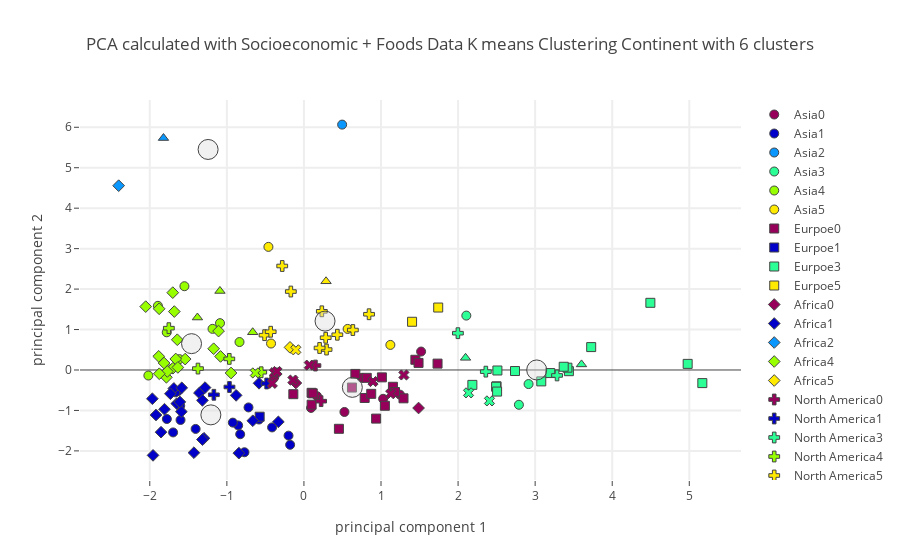

Notebook cell for this chart:
### Code cell
plot_plotly(socio_pca_dropped_df,"Continent",continent_centers_socio,6,"Socioeconomic + Foods",'')

### Figure 1 — Plotly figure (JSON) as saved in the notebook; plotly's stock layout.template omitted (floating-point values rounded to 4 significant figures)
{"data": [{"marker": {"color": "rgb(150,0,90)", "line": {"width": 1}, "size": 9, "symbol": 0}, "mode": "markers", "name": "Asia0", "text": ["Armenia", "Brunei Darussalam", "China, mainland", "Kazakhstan", "Mongolia", "Oman", "Saudi Arabia", "United Arab Emirates"], "type": "scatter", "uid": "82f9a759-a735-4a7e-9fec-165e546a7763", "x": [0.09279, 1.52, -0.3854, 1.028, 0.1701, 0.7516, 0.5257, 1.246], "y": [-0.9383, 0.4556, -0.1792, -0.7117, -0.6468, -0.1935, -1.038, -0.6096]}, {"marker": {"color": "rgb(0,0,200)", "line": {"width": 1}, "size": 9, "symbol": 0}, "mode": "markers", "name": "Asia1", "text": ["Afghanistan", "Azerbaijan", "Georgia", "India", "Iran (Islamic Republic of)", "Iraq", "Jordan", "Kyrgyzstan", "Lao People's Democratic Republic", "Nepal", "Pakistan", "Tajikistan", "Turkey", "Turkmenistan", "Uzbekistan", "Yemen"], "type": "scatter", "uid": "33e1c464-d210-4b5b-a27a-2ea7573263a5", "x": [-1.697, -0.7716, -0.8532, -1.634, -0.9224, -1.405, -0.5828, -0.4132, -1.667, -1.779, -0.7191, -1.605, -0.1997, -0.1789, -0.8269, -1.601], "y": [-1.543, -2.033, -1.37, -0.5239, -1.301, -1.457, -1.224, -1.42, -0.5517, -1.212, -0.9256, -0.8857, -1.623, -1.849, -1.588, -1.236]}, {"marker": {"color": "rgb(10,152,255)", "line": {"width": 1}, "size": 9, "symbol": 0}, "mode": "markers", "name": "Asia2", "text": ["Maldives"], "type": "scatter", "uid": "25bdc492-85a0-4989-a721-d75578056a7e", "x": [0.4958], "y": [6.065]}, {"marker": {"color": "rgb(44,255,150)", "line": {"width": 1}, "size": 9, "symbol": 0}, "mode": "markers", "name": "Asia3", "text": ["Israel", "Japan", "Kuwait"], "type": "scatter", "uid": "4efbc0df-1a9b-43f1-ba71-eaf1b39d42f7", "x": [2.915, 2.107, 2.789], "y": [-0.3477, 1.345, -0.8598]}, {"marker": {"color": "rgb(151,255,0)", "line": {"width": 1}, "size": 9, "symbol": 0}, "mode": "markers", "name": "Asia4", "text": ["Bangladesh", "Cambodia", "Indonesia", "Myanmar", "Philippines", "Sri Lanka", "Thailand", "Timor-Leste", "Viet Nam"], "type": "scatter", "uid": "a61d5b6e-ef10-4d1f-ad45-783be70f8b20", "x": [-2.018, -1.616, -1.78, -0.8358, -1.55, -1.894, -1.089, -1.713, -1.186], "y": [-0.1371, 0.268, 0.9317, 0.691, 2.071, 1.586, 1.158, 0.02994, 1.016]}, {"marker": {"color": "rgb(255,234,0)", "line": {"width": 1}, "size": 9, "symbol": 0}, "mode": "markers", "name": "Asia5", "text": ["Cyprus", "Lebanon", "Malaysia", "Republic of Korea"], "type": "scatter", "uid": "c1f6b94e-35c2-4954-a8ac-38e92abc28ad", "x": [1.121, -0.4267, -0.4608, 0.567], "y": [0.6197, 0.6543, 3.043, 1.015]}, {"marker": {"color": "rgb(150,0,90)", "line": {"width": 1}, "size": 9, "symbol": 1}, "mode": "markers", "name": "Eurpoe0", "text": ["Albania", "Belarus", "Bulgaria", "Croatia", "Czechia", "Estonia", "Greece", "Hungary", "Italy", "Latvia", "Lithuania", "Montenegro", "Poland", "Romania", "Russian Federation", "Serbia", "Slovakia", "Slovenia", "Ukraine"], "type": "scatter", "uid": "83252cf2-cafd-4970-9cc1-191b922d3c40", "x": [0.9365, 1.012, 0.1, 0.6674, 1.155, 1.05, 1.446, 0.6233, 1.487, 0.8152, 1.734, 1.292, 0.7881, 0.4538, 0.8732, -0.1376, 0.0993, 1.182, 0.1144], "y": [-1.202, -0.1822, -0.8579, -0.09693, -0.4149, -0.8846, 0.2527, -0.4345, 0.1751, -0.1941, 0.1574, -0.7003, -0.6921, -1.454, -0.5896, -0.5981, -0.5645, -0.5447, -0.5779]}, {"marker": {"color": "rgb(0,0,200)", "line": {"width": 1}, "size": 9, "symbol": 1}, "mode": "markers", "name": "Eurpoe1", "text": ["Bosnia and Herzegovina"], "type": "scatter", "uid": "025f4f0e-f0da-40b8-9053-fb1c3b3a395e", "x": [-0.5742], "y": [-1.155]}, {"marker": {"color": "rgb(10,152,255)", "line": {"width": 1}, "size": 9, "symbol": 1}, "mode": "markers", "name": "Eurpoe2", "text": [], "type": "scatter", "uid": "2a067d04-4c76-406f-88c4-dc0b94ca9edc", "x": [], "y": []}, {"marker": {"color": "rgb(44,255,150)", "line": {"width": 1}, "size": 9, "symbol": 1}, "mode": "markers", "name": "Eurpoe3", "text": ["Austria", "Belgium", "Denmark", "Finland", "France", "Germany", "Iceland", "Ireland", "Luxembourg", "Malta", "Netherlands", "Norway", "Sweden", "Switzerland", "United Kingdom"], "type": "scatter", "uid": "932826e1-3a59-4db1-9a40-9fba905ea45b", "x": [2.499, 5.169, 2.739, 3.08, 2.51, 2.494, 4.495, 2.506, 4.979, 3.438, 3.419, 3.727, 3.371, 3.196, 2.185], "y": [-0.4041, -0.3243, -0.0258, -0.2819, -0.01235, -0.4146, 1.66, -0.5334, 0.1507, -0.02945, 0.0571, 0.5664, 0.07984, -0.07609, -0.3679]}, {"marker": {"color": "rgb(151,255,0)", "line": {"width": 1}, "size": 9, "symbol": 1}, "mode": "markers", "name": "Eurpoe4", "text": [], "type": "scatter", "uid": "6253024e-abf3-4885-87e1-5f7f6535abc8", "x": [], "y": []}, {"marker": {"color": "rgb(255,234,0)", "line": {"width": 1}, "size": 9, "symbol": 1}, "mode": "markers", "name": "Eurpoe5", "text": ["Portugal", "Spain"], "type": "scatter", "uid": "cb4af3e0-c246-45f2-9396-47999bc357b2", "x": [1.403, 1.742], "y": [1.192, 1.544]}, {"marker": {"color": "rgb(150,0,90)", "line": {"width": 1}, "size": 9, "symbol": 2}, "mode": "markers", "name": "Africa0", "text": ["Mauritius", "Sudan"], "type": "scatter", "uid": "b42106d5-6ecb-433c-937a-0e48a4db1e67", "x": [-0.1048, 1.487], "y": [-0.3221, -0.94]}, {"marker": {"color": "rgb(0,0,200)", "line": {"width": 1}, "size": 9, "symbol": 2}, "mode": "markers", "name": "Africa1", "text": ["Algeria", "Botswana", "Burkina Faso", "Cabo Verde", "Chad", "Egypt", "Ethiopia", "Gambia", "Kenya", "Lesotho", "Madagascar", "Malawi", "Mali", "Mauritania", "Morocco", "Niger", "Senegal", "South Africa", "Eswatini", "Tunisia", "Zambia", "Zimbabwe"], "type": "scatter", "uid": "57fe17b5-0875-4dd2-8f0e-9a14e63ed403", "x": [-0.8441, -0.8796, -1.854, -0.5825, -1.809, -1.427, -1.92, -1.65, -1.356, -1.958, -1.688, -1.967, -1.297, -0.6634, -1.317, -1.59, -1.585, -0.3317, -1.317, -1.283, -1.733, -1.61], "y": [-2.056, -0.6274, -1.537, -0.3287, -0.97, -2.044, -1.113, -0.8311, -0.5668, -2.111, -0.4558, -0.7106, -1.688, -1.255, -1.719, -1.03, -0.4406, -1.282, -0.7509, -0.4353, -0.5874, -0.7892]}, {"marker": {"color": "rgb(10,152,255)", "line": {"width": 1}, "size": 9, "symbol": 2}, "mode": "markers", "name": "Africa2", "text": ["Sao Tome and Principe"], "type": "scatter", "uid": "41f88c20-5eb4-4e3b-b330-3bb956f9c9db", "x": [-2.404], "y": [4.556]}, {"marker": {"color": "rgb(44,255,150)", "line": {"width": 1}, "size": 9, "symbol": 2}, "mode": "markers", "name": "Africa3", "text": [], "type": "scatter", "uid": "e4fc7f13-8809-46c9-9d5c-0c75bce9e159", "x": [], "y": []}, {"marker": {"color": "rgb(151,255,0)", "line": {"width": 1}, "size": 9, "symbol": 2}, "mode": "markers", "name": "Africa4", "text": ["Angola", "Benin", "Cameroon", "Central African Republic", "Congo (note no data in Food suppley tables for DRC)", "CÃƒÂ´te d'Ivoire", "Ghana", "Guinea", "Guinea-Bissau", "Liberia", "Mozambique", "Namibia", "Nigeria", "Rwanda", "Sierra Leone", "Togo", "Uganda", "United Republic of Tanzania"], "type": "scatter", "uid": "5a762eab-f5a0-4f30-9fbe-a453eb300421", "x": [-1.082, -1.541, -1.663, -1.171, -1.108, -2.053, -1.702, -1.784, -1.815, -1.7, -1.772, -0.9454, -1.884, -1.878, -1.643, -1.877, -1.682, -1.635], "y": [0.3348, 0.2693, 0.2718, 0.5252, 0.9615, 1.566, 1.912, -0.1804, 0.1723, 0.04394, -0.03611, -0.07411, 0.3372, 1.513, 0.7478, -0.09294, 1.444, 0.06345]}, {"marker": {"color": "rgb(255,234,0)", "line": {"width": 1}, "size": 9, "symbol": 2}, "mode": "markers", "name": "Africa5", "text": ["Gabon"], "type": "scatter", "uid": "97ed8949-a7b4-4cc6-a682-679b00b59ad7", "x": [-0.1806], "y": [0.5589]}, {"marker": {"color": "rgb(150,0,90)", "line": {"width": 1}, "size": 9, "symbol": 3}, "mode": "markers", "name": "North America0", "text": ["Mexico", "Panama"], "type": "scatter", "uid": "071c8d74-f9d4-4f29-9e50-cb38fc41b418", "x": [0.2231, 0.1491], "y": [-0.7706, 0.1098]}, {"marker": {"color": "rgb(0,0,200)", "line": {"width": 1}, "size": 9, "symbol": 3}, "mode": "markers", "name": "North America1", "text": ["Cuba", "Honduras", "Nicaragua"], "type": "scatter", "uid": "49544aca-6d1d-4eb0-a505-078f9cc11a54", "x": [-0.4839, -0.9662, -1.169], "y": [-0.3338, -0.42, -0.6127]}, {"marker": {"color": "rgb(10,152,255)", "line": {"width": 1}, "size": 9, "symbol": 3}, "mode": "markers", "name": "North America2", "text": [], "type": "scatter", "uid": "fad0cb0c-5485-4dfa-8f03-623df12957cd", "x": [], "y": []}, {"marker": {"color": "rgb(44,255,150)", "line": {"width": 1}, "size": 9, "symbol": 3}, "mode": "markers", "name": "North America3", "text": ["Bahamas", "Canada", "United States of America"], "type": "scatter", "uid": "9f9cfe66-23e7-4b6c-8862-9c1a510ad9e3", "x": [1.998, 2.36, 3.284], "y": [0.9095, -0.0409, -0.1346]}, {"marker": {"color": "rgb(151,255,0)", "line": {"width": 1}, "size": 9, "symbol": 3}, "mode": "markers", "name": "North America4", "text": ["Belize", "El Salvador", "Guatemala", "Haiti"], "type": "scatter", "uid": "ebd0609d-994a-4c25-be05-abbd7b7483d6", "x": [-0.5541, -0.9683, -1.375, -1.753], "y": [-0.05601, 0.2742, 0.03483, 1.034]}, {"marker": {"color": "rgb(255,234,0)", "line": {"width": 1}, "size": 9, "symbol": 3}, "mode": "markers", "name": "North America5", "text": ["Antigua and Barbuda", "Barbados", "Costa Rica", "Dominica", "Dominican Republic", "Grenada", "Jamaica", "Saint Kitts and Nevis", "Saint Lucia", "Saint Vincent and the Grenadines", "Trinidad and Tobago"], "type": "scatter", "uid": "76962c97-6368-43a0-a754-b7c8ba3c90e4", "x": [0.8448, 0.6348, 0.2934, -0.2816, -0.5108, -0.1699, -0.4315, 0.4334, 0.2324, 0.2824, 0.2032], "y": [1.378, 0.9877, 0.5053, 2.571, 0.861, 1.939, 0.9456, 0.8713, 1.451, 0.797, 0.5441]}, {"marker": {"color": "rgb(150,0,90)", "line": {"width": 1}, "size": 9, "symbol": 4}, "mode": "markers", "name": "South America0", "text": ["Bolivia (Plurinational State of)", "Brazil", "Chile", "Colombia", "Guyana", "Paraguay", "Suriname", "Venezuela (Bolivarian Republic of)"], "type": "scatter", "uid": "38a39434-ce9c-4c3b-b859-370cd4ca45dc", "x": [-0.4103, 1.297, 1.126, 0.06953, -0.3831, -0.1425, -0.3493, 0.8962], "y": [-0.3301, -0.123, -0.5868, 0.12, -0.06744, -0.2492, -0.03713, -0.2852]}, {"marker": {"color": "rgb(0,0,200)", "line": {"width": 1}, "size": 9, "symbol": 4}, "mode": "markers", "name": "South America1", "text": [], "type": "scatter", "uid": "2c6d9fef-06b9-4ce5-8a81-32be61a4dfad", "x": [], "y": []}, {"marker": {"color": "rgb(10,152,255)", "line": {"width": 1}, "size": 9, "symbol": 4}, "mode": "markers", "name": "South America2", "text": [], "type": "scatter", "uid": "050142d0-8128-4d88-9b10-6984fd392c89", "x": [], "y": []}, {"marker": {"color": "rgb(44,255,150)", "line": {"width": 1}, "size": 9, "symbol": 4}, "mode": "markers", "name": "South America3", "text": ["Argentina", "Uruguay"], "type": "scatter", "uid": "68eaa0a8-cbe3-4f40-9688-05929aea3728", "x": [2.136, 2.407], "y": [-0.5656, -0.7645]}, {"marker": {"color": "rgb(151,255,0)", "line": {"width": 1}, "size": 9, "symbol": 4}, "mode": "markers", "name": "South America4", "text": ["Peru"], "type": "scatter", "uid": "2d5f06e6-8e25-4f0b-8dae-85d2a003a622", "x": [-0.6306], "y": [-0.07271]}, {"marker": {"color": "rgb(255,234,0)", "line": {"width": 1}, "size": 9, "symbol": 4}, "mode": "markers", "name": "South America5", "text": ["Ecuador"], "type": "scatter", "uid": "53caa85c-ee66-422a-8013-ce3dc8a50d45", "x": [-0.1052], "y": [0.4987]}, {"marker": {"color": "rgb(150,0,90)", "line": {"width": 1}, "size": 9, "symbol": 5}, "mode": "markers", "name": "Australia0", "text": [], "type": "scatter", "uid": "77fc0123-ed78-49c5-8f4b-4d926785b7f5", "x": [], "y": []}, {"marker": {"color": "rgb(0,0,200)", "line": {"width": 1}, "size": 9, "symbol": 5}, "mode": "markers", "name": "Australia1", "text": [], "type": "scatter", "uid": "b3470f62-53f4-421c-9083-b436d8098979", "x": [], "y": []}, {"marker": {"color": "rgb(10,152,255)", "line": {"width": 1}, "size": 9, "symbol": 5}, "mode": "markers", "name": "Australia2", "text": ["Kiribati"], "type": "scatter", "uid": "458a783a-72b1-4a69-9116-5c0b711885e5", "x": [-1.822], "y": [5.733]}, {"marker": {"color": "rgb(44,255,150)", "line": {"width": 1}, "size": 9, "symbol": 5}, "mode": "markers", "name": "Australia3", "text": ["Australia", "New Zealand"], "type": "scatter", "uid": "e47ddb57-340f-42e4-bb85-7e3611044e3a", "x": [3.601, 2.097], "y": [0.1377, 0.3004]}, {"marker": {"color": "rgb(151,255,0)", "line": {"width": 1}, "size": 9, "symbol": 5}, "mode": "markers", "name": "Australia4", "text": ["Fiji", "Solomon Islands", "Vanuatu"], "type": "scatter", "uid": "a85cea38-c59a-4014-9e50-f780210d2b09", "x": [-0.6646, -1.382, -1.09], "y": [0.9326, 1.297, 1.953]}, {"marker": {"color": "rgb(255,234,0)", "line": {"width": 1}, "size": 9, "symbol": 5}, "mode": "markers", "name": "Australia5", "text": ["Samoa"], "type": "scatter", "uid": "7af48b66-bbca-4c55-abed-dc7647da859b", "x": [0.2869], "y": [2.193]}, {"marker": {"color": "rgba(220, 220, 220, .4)", "line": {"width": 1}, "size": 20}, "mode": "markers", "name": "Center", "type": "scatter", "uid": "69082451-d020-47c9-b4ce-1501d993360e", "x": [0.6282, -1.207, -1.243, 3.02, -1.458, 0.2739], "y": [-0.4294, -1.109, 5.452, 0.0009539, 0.6512, 1.208]}], "layout": {"hovermode": "closest", "showlegend": true, "title": {"text": "PCA calculated with Socioeconomic + Foods Data K means Clustering Continent with 6 clusters"}, "xaxis": {"gridwidth": 2, "ticklen": 5, "title": {"text": "principal component 1"}, "zeroline": false}, "yaxis": {"gridwidth": 2, "ticklen": 5, "title": {"text": "principal component 2"}}}}
